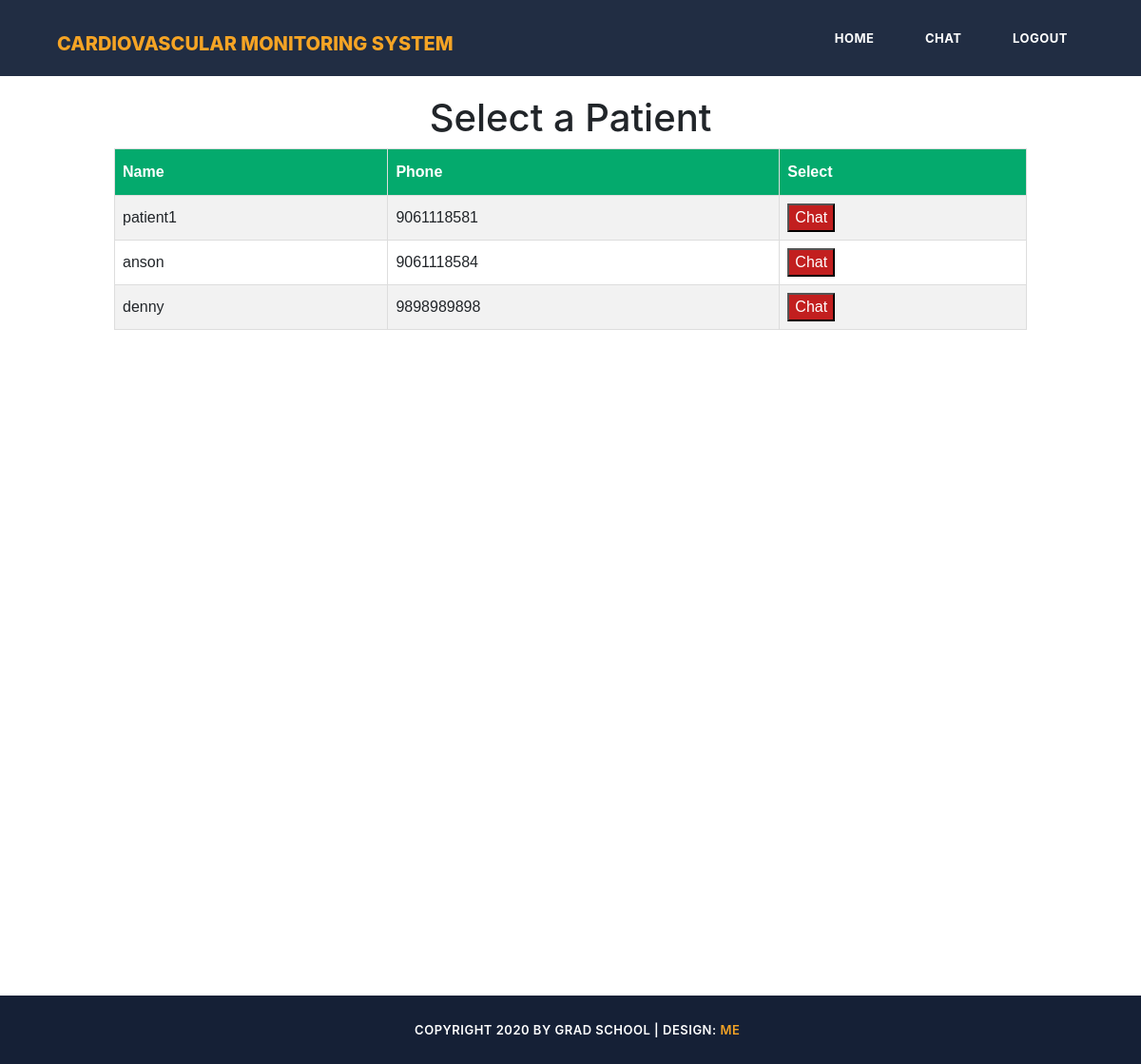
The app's page /Doctor_list_pats with its own data.
### hp_app/models.py (models this page shows)
class Patients_table(models.Model):
    name=models.CharField(max_length=250)
    age=models.CharField(max_length=250)
    gender=models.CharField(max_length=20)
    email=models.CharField(max_length=250)
    phone=models.CharField(max_length=300)
    username=models.CharField(max_length=300,unique=True)
    password=models.CharField(max_length=300)

### hp_app/views.py (the view)
# urls.py: url(r'^Doctor_list_pats',Doctor_list_pats,name="Doctor_list_pats"),
def Doctor_list_pats(request):
    ob = Patients_table.objects.all()
    return render(request, 'doctor_view_users.html', {"data": ob})

### hp_app/templates/doctor_view_users.html (shortened to what this page needs)
{% load static %}
<!DOCTYPE html>
<html lang="en">
  <head>
    <link href="vendor/bootstrap/css/bootstrap.min.css" rel="stylesheet">
    <link rel="stylesheet" href="{% static 'assets/css/fontawesome.css' %}">
    <link rel="stylesheet" href="{% static 'assets/css/templatemo-grad-school.css' %}">
    <link rel="stylesheet" href="{% static 'assets/css/owl.css' %}">
    <link rel="stylesheet" href="{% static 'assets/css/lightbox.css' %}">
    <link href="{% static 'vendor/bootstrap/css/bootstrap.min.css' %}" rel="stylesheet">
  </head>
<body>
<header class="main-header clearfix" role="header">
  <div class="logo">
    <a href="#"><em style="font-size: 20px"> Cardiovascular monitoring system</em> </a>
  </div>
  <nav id="menu" class="main-nav" role="navigation">
    <ul class="main-menu">
      <li><a href="{% url 'doctor_home' %}">Home</a></li>
      <li><a href="{% url 'Doctor_list_pats' %}">Chat</a></li>
      <li><a href="{% url 'display_login' %}">Logout</a></li>
    </ul>
  </nav>
</header>
  <div id='l' >
<center>
          <h1 style="margin-top: 100px;">Select a Patient</h1>
          <table class="medusrtab" id="viewusr">
            <tr>
              <th>Name</th>
              <th>Phone</th>
              <th>Select</th>
            </tr>
            {% for i in data%}
            <tr>
              <td>{{i.name}}</td>
              <td>{{i.phone}}</td>
              <td><button id="dltbtn" style="background-color: rgb(194, 31, 31);color: white;">Chat</button></td>
            </tr>
            {% endfor %}
          </table>
        </center>
    </div>
  <footer style="position:relative;top:700px">
    <div class="container">
      <div class="row">
        <div class="col-md-12">
          <p><i class="fa fa-copyright"></i> Copyright 2020 by Grad School
           | Design: <a href="https://templatemo.com" rel="sponsored" target="_parent">Me</a></p>
        </div>
      </div>
    </div>
  </footer>
</body>
</html>

### hp_app/static/assets/css/templatemo-grad-school.css (style rules this page uses)
body { font-family: 'Montserrat', sans-serif; }
a { color: #3CF; text-decoration: none; }
ul { padding: 0px; margin: 0px; list-style: none; }
p { font-size: 13px; line-height: 22px; }
.main-header { background-color: rgba(22,34,57,0.95); height: 80px; position: fixed; z-index: 12; width: 100%; top: 0; }
.main-header .logo { float: left; line-height: 80px; padding-left: 60px; }
.main-header .logo a { font-size: 36px; text-transform: uppercase; font-weight: 800; color: #fff; }
.main-header .logo a em { font-style: normal; color: #f5a425; }
.main-menu { float: right; padding-right: 60px; }
.main-menu li { display: inline-block; line-height: 79px; margin-left: 15px; position: relative; }
.main-menu li:first-child { margin-left: 0px; }
.main-menu li a { padding: 10px 15px; font-size: 13px; text-transform: uppercase; letter-spacing: 0.5px; font-weight: 700; color: #fff; border: 2px solid transparent; transition: all 0.5s; }
footer { background-color: #152036; text-align: center; }
footer p { margin-bottom: 0px; padding: 25px 0px; color: #fff; font-size: 13px; text-transform: uppercase; font-weight: 600; letter-spacing: 0.5px; }
footer p a, footer p a:hover { color: #f5a425; }

### hp_app/templates/doctor_view_users.html (style rules this page uses)
.medusrtab { font-family: Arial, Helvetica, sans-serif; border-collapse: collapse; width: 80%; height: auto; overflow: auto; }
.medusrtab td, .medusrtab th { border: 1px solid #ddd; padding: 8px; }
.medusrtab tr:nth-child(even) { background-color: #f2f2f2; }
.medusrtab th { padding-top: 12px; padding-bottom: 12px; text-align: left; background-color: #04AA6D; color: white; }

### records on screen
Patients_table: name "patient1", phone "9061118581"
Patients_table: name "anson", phone "9061118584"
Patients_table: name "denny", phone "9898989898"
